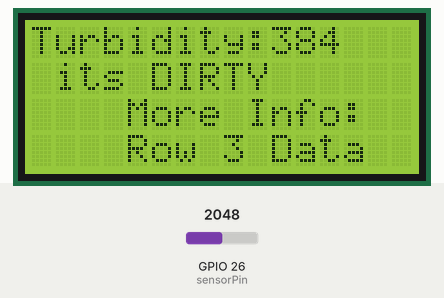
Simulated run of this sketch. Board: ESP32. On the bench: 16×4 character LCD. The inputs (shaded band) are chosen by the test bench; at power-on: GPIO 26 (sensorPin) = 2048. What the sketch prints to the serial monitor is not drawn.

Above: at 1.2 s.
1.3 s: GPIO 26 (sensorPin) set to 3012
At 5.8 s:
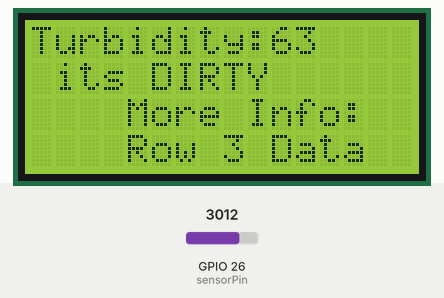
7.3 s: GPIO 26 (sensorPin) set to 3091
At 11.5 s:
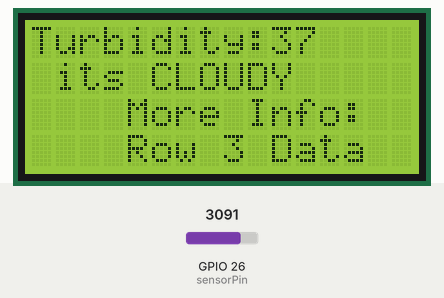
13.3 s: GPIO 26 (sensorPin) set to 3603
At 16.2 s:
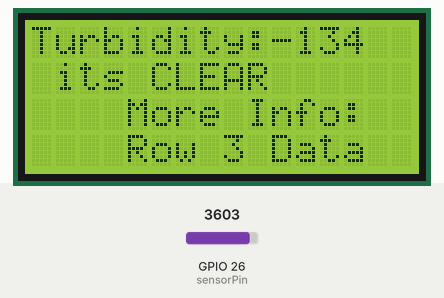
19.3 s: GPIO 26 (sensorPin) set to 2047
At 20.8 s:
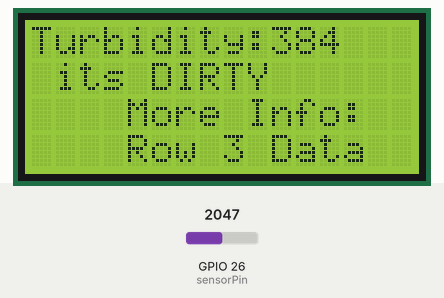
Timing chart, 0 to 22.3 s (numbered marks = the images above; inputs shaded):
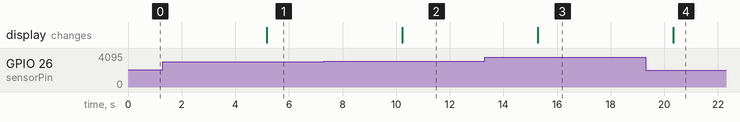

The sketch:

turbidity_test.ino
```cpp
#include <Wire.h>
#include <LiquidCrystal_I2C.h>

// Initialize the LCD with the I2C address of 0x27 and set the display size to 16x4
LiquidCrystal_I2C lcd(0x27, 16, 4);

int sensorPin = 26; // ESP32 analog input pin

void setup() {
  Serial.begin(9600);
   Serial.setDebugOutput(true);
    Serial.println();
    Serial.println("Program begun!");
  // Initialize LCD
  lcd.init();

  // Turn on LCD backlight
  lcd.backlight();
}

void loop() {
  int sensorValue = analogRead(sensorPin);
  Serial.print("Raw sensor value: ");
  Serial.println(sensorValue);

  int turbidity = map(sensorValue, 2900, 3200, 100, 0);

  Serial.print("Sensor value: ");
  Serial.println(sensorValue);


  // Clear the LCD before writing new data
  lcd.clear();

  // Display turbidity value on the LCD
  lcd.setCursor(0, 0);
  lcd.print("Turbidity:");
  lcd.setCursor(10, 0);
  lcd.print(turbidity);
 Serial.print("Mapped turbidity: ");
  Serial.println(turbidity);
  // Determine the turbidity level and display it on the LCD and serial console
  Serial.print("Turbidity: ");
  Serial.println(turbidity);

  lcd.setCursor(0, 1);
  if (turbidity < 20) {
    lcd.print(" its CLEAR ");
    Serial.println(" its CLEAR ");
  } else if (turbidity >= 20 && turbidity < 50) {
    lcd.print(" its CLOUDY ");
    Serial.println(" its CLOUDY ");
  } else {
    lcd.print(" its DIRTY ");
    Serial.println(" its DIRTY ");
  }

  // Use additional rows if needed
  // Example: Display additional info on rows 2 and 3
  lcd.setCursor(0, 2);
  lcd.print("More Info:");
  lcd.setCursor(0, 3);
  lcd.print("Row 3 Data");

  delay(5000); // Adjust delay as needed
}
```

Measured:
- the behaviour switches between 3052 and 3053 on GPIO 26 (sensorPin) (found by bisection; images 1 and 2)
- after the input at 1.3 s, the display: changes after 3.9 s (image 1)
- after the input at 7.3 s, the display: changes after 2.9 s (image 2)
- after the input at 13.3 s, the display: changes after 2.0 s (image 3)
- after the input at 19.3 s, the display: changes after 1.0 s (image 4)
